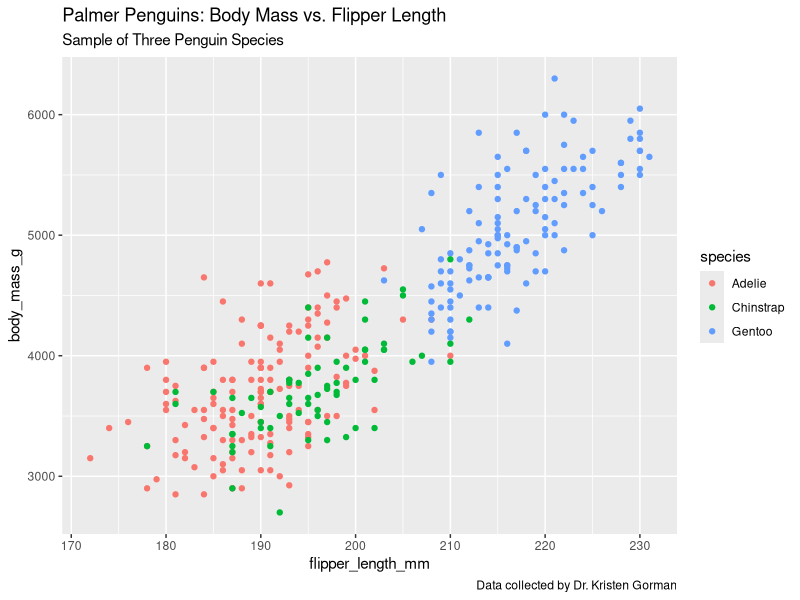
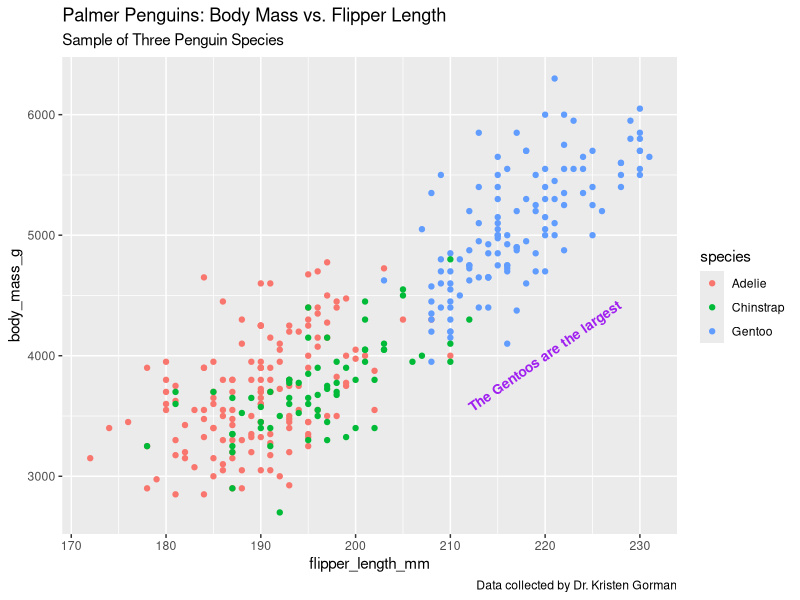
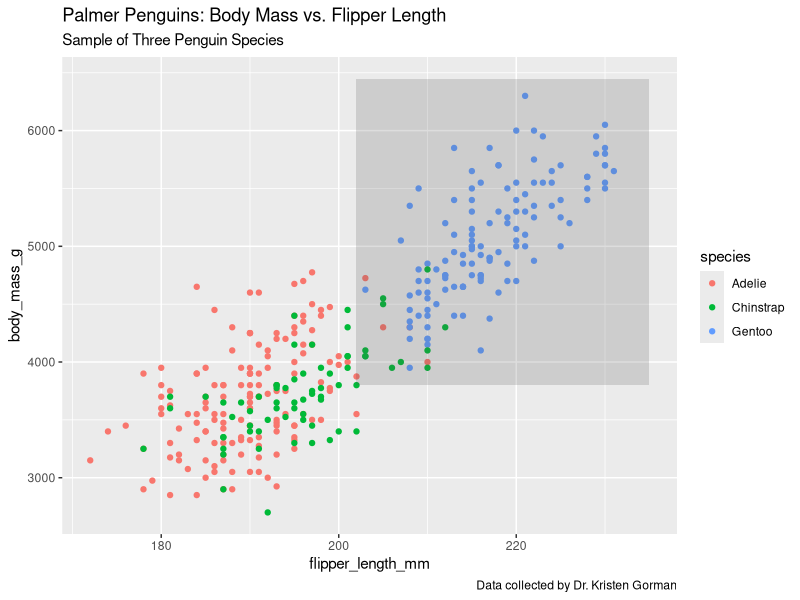
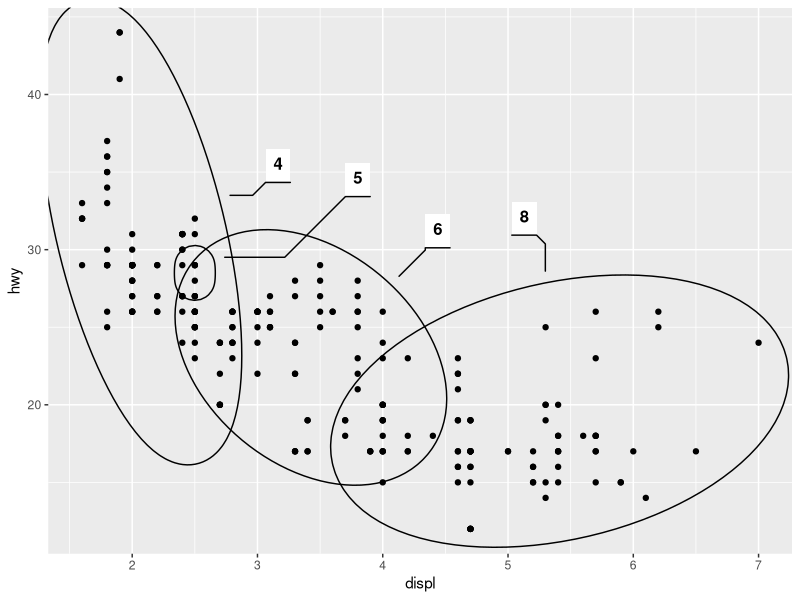
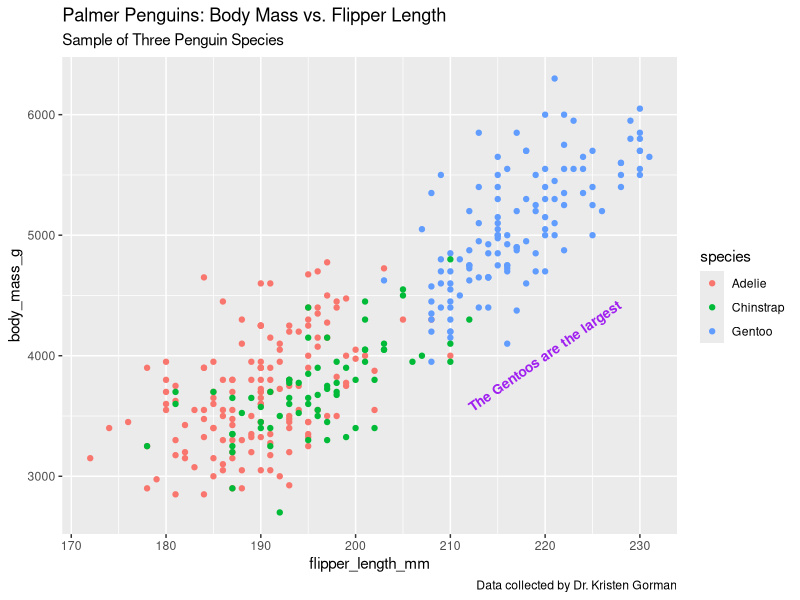

Write the R code that produced these figures, in order.
## ---- chunk 1
knitr::opts_chunk$set(echo = TRUE)
## ---- chunk 2
library("ggplot2")
library("palmerpenguins")
data("penguins")
#install.packages("ggforce")
library(ggforce)
## ---- chunk 3
ggplot(data = penguins) + geom_point(mapping = aes(x = flipper_length_mm, y = body_mass_g, color = species)) + labs(title = "Palmer Penguins: Body Mass vs. Flipper Length", subtitle = "Sample of Three Penguin Species", caption = "Data collected by Dr. Kristen Gorman")
## ---- chunk 4
ggplot(data = penguins) + geom_point(mapping = aes(x = flipper_length_mm, y = body_mass_g, color = species)) + labs(title = "Palmer Penguins: Body Mass vs. Flipper Length", subtitle = "Sample of Three Penguin Species", caption = "Data collected by Dr. Kristen Gorman") + annotate("text", x = 220, y = 4000, label = "The Gentoos are the largest", color = "purple", fontface = "bold", size = 3.5, angle = 35)
## ---- chunk 5
ggplot(data = penguins) + geom_point(mapping = aes(x = flipper_length_mm, y = body_mass_g, color = species)) + labs(title = "Palmer Penguins: Body Mass vs. Flipper Length", subtitle = "Sample of Three Penguin Species", caption = "Data collected by Dr. Kristen Gorman") + annotate("rect", xmin = 202,xmax = 235, ymin = 3800, ymax = 6450, alpha = .2)
## ---- chunk 6
ggplot(mpg, aes(displ, hwy)) +
  geom_point() + 
  ggforce::geom_mark_ellipse(aes(label = cyl, group = cyl))
## ---- chunk 7
p <- ggplot(data = penguins) + geom_point(mapping = aes(x = flipper_length_mm, y = body_mass_g, color = species)) + labs(title = "Palmer Penguins: Body Mass vs. Flipper Length", subtitle = "Sample of Three Penguin Species", caption = "Data collected by Dr. Kristen Gorman")

# Ahora podemos añadir annotate a la variable p

 p + annotate("text", x = 220, y = 4000, label = "The Gentoos are the largest", color = "purple", fontface = "bold", size = 3.5, angle = 35)
